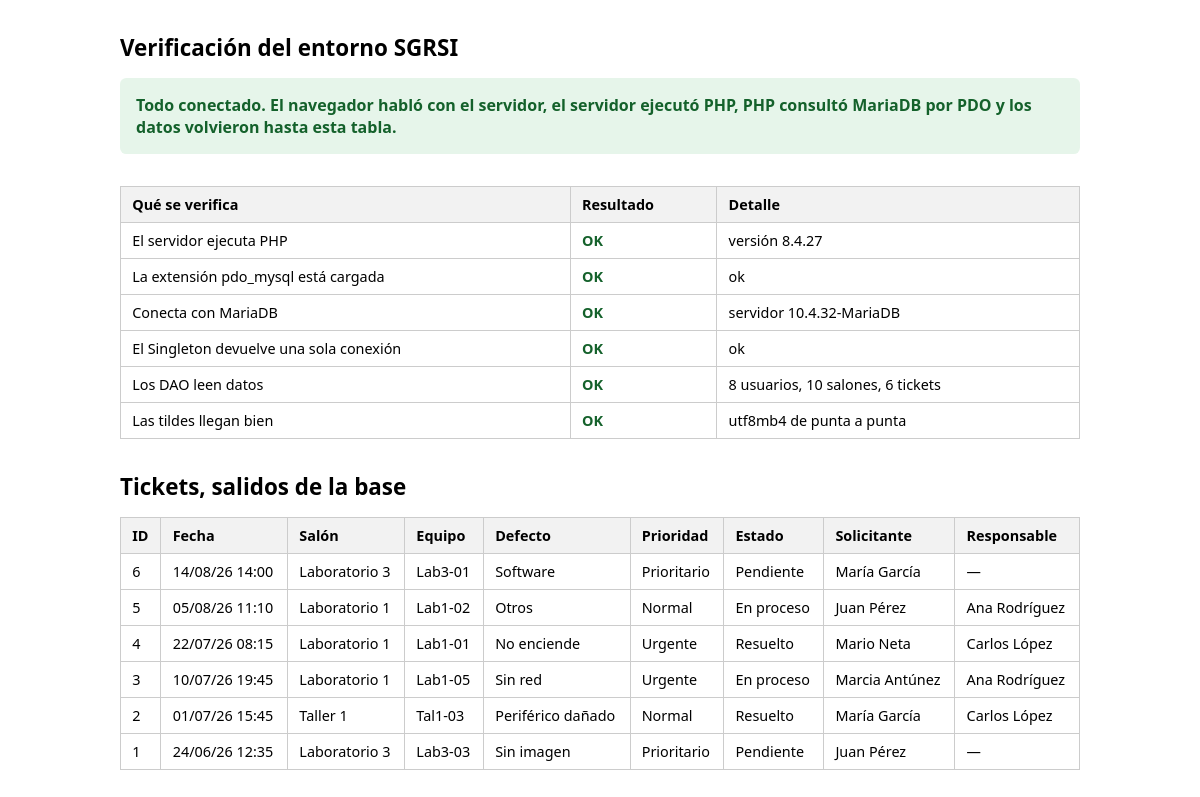
The app's page /BackEnd/prueba/verificacion.php (signed in) with its own data.
### tables this page shows
CREATE TABLE ticket (
    id_ticket         INT UNSIGNED NOT NULL AUTO_INCREMENT,
    fecha_hora_alta   DATETIME     NOT NULL,
    ci_solicitante    CHAR(8)      NOT NULL,
    id_equipo         INT UNSIGNED NOT NULL,
    tipo_de_defecto   ENUM('No enciende', 'Sin imagen', 'Sin red',
                           'Sin audio', 'Periférico dañado', 'Software',
                           'Otros') NOT NULL,
    descripcion       VARCHAR(500) NULL,
    prioridad         ENUM('Urgente', 'Prioritario', 'Normal')
                      NOT NULL DEFAULT 'Normal',
    estado_ticket     ENUM('Pendiente', 'En proceso', 'Resuelto')
                      NOT NULL DEFAULT 'Pendiente',
    ci_responsable    CHAR(8)      NULL,
    diagnostico       VARCHAR(500) NULL,
    solucion          VARCHAR(500) NULL,
    fecha_hora_cierre DATETIME     NULL,

    CONSTRAINT pk_ticket             PRIMARY KEY (id_ticket),
    CONSTRAINT fk_ticket_solicitante FOREIGN KEY (ci_solicitante)
        REFERENCES usuario (ci)
        ON UPDATE CASCADE ON DELETE RESTRICT,
     
     
    CONSTRAINT fk_ticket_responsable FOREIGN KEY (ci_responsable)
        REFERENCES usuario (ci)
        ON UPDATE RESTRICT ON DELETE RESTRICT,
    CONSTRAINT fk_ticket_equipo      FOREIGN KEY (id_equipo)
        REFERENCES equipo (id_equipo)
        ON UPDATE CASCADE ON DELETE RESTRICT,

    CONSTRAINT ck_ticket_cierre CHECK (
        fecha_hora_cierre IS NULL OR fecha_hora_cierre >= fecha_hora_alta
    ),
    CONSTRAINT ck_ticket_resuelto CHECK (
        estado_ticket <> 'Resuelto'
        OR (ci_responsable IS NOT NULL AND fecha_hora_cierre IS NOT NULL)
    )
);

CREATE TABLE equipo (
    id_equipo     INT UNSIGNED NOT NULL AUTO_INCREMENT,
    nombre_equipo VARCHAR(60)  NOT NULL,
    descripcion   VARCHAR(500) NULL,
    nombre_salon  VARCHAR(30)  NOT NULL,
    estado_equipo ENUM('Operativo', 'En reparación',
                       'En trámite de baja', 'De baja')
                  NOT NULL DEFAULT 'Operativo',

    CONSTRAINT pk_equipo       PRIMARY KEY (id_equipo),
    CONSTRAINT fk_equipo_salon FOREIGN KEY (nombre_salon)
        REFERENCES salon (nombre_salon)
        ON UPDATE CASCADE ON DELETE RESTRICT
);

CREATE TABLE usuario (
    ci               CHAR(8)      NOT NULL,
    nombre_usuario   VARCHAR(60)  NOT NULL,
    contrasena       VARCHAR(255) NOT NULL,
    tipo_de_usuario  ENUM('Solicitante', 'Asistente', 'Coordinador')
                     NOT NULL DEFAULT 'Solicitante',
    estado_cuenta    ENUM('Activa', 'Inactiva')
                     NOT NULL DEFAULT 'Activa',

    CONSTRAINT pk_usuario       PRIMARY KEY (ci),
    CONSTRAINT ck_usuario_ci    CHECK (ci REGEXP '^[0-9]{8}$')
);

### BackEnd/dao/Conexion.php (called while the page is built, shortened)
<?php
class Conexion
{
    private static $instancia = null;
    private $pdo;
    private function __construct()
    {
        $config = require __DIR__ . '/../config/database.php';
        $dsn = 'mysql:host=' . $config['host']
             . ';port=' . $config['puerto']
             . ';dbname=' . $config['basedatos']
             . ';charset=' . $config['charset'];
        try {
            $this->pdo = new PDO($dsn, $config['usuario'], $config['password']);
            $this->pdo->setAttribute(PDO::ATTR_ERRMODE, PDO::ERRMODE_EXCEPTION);
            $this->pdo->setAttribute(PDO::ATTR_DEFAULT_FETCH_MODE, PDO::FETCH_ASSOC);
        } catch (PDOException $e) {
            error_log('SGRSI: fallo la conexion. ' . $e->getMessage());
            throw new Exception('No se pudo conectar con la base de datos.');
        }
    }
    public static function getInstancia()
    {
        if (self::$instancia === null) {
            self::$instancia = new Conexion();
        }
        return self::$instancia;
    }
    public function getPdo()
    {
        return $this->pdo;
    }
}

### BackEnd/dao/UsuarioDAO.php (called while the page is built, shortened)
<?php
require_once __DIR__ . '/Conexion.php';
class UsuarioDAO
{
    private $pdo;
    public function __construct()
    {
        $this->pdo = Conexion::getInstancia()->getPdo();
    }
    public function obtenerTodos()
    {
        $stmt = $this->pdo->query(
            'SELECT ci, nombre_usuario, tipo_de_usuario, estado_cuenta
               FROM usuario
              ORDER BY nombre_usuario'
        );
        return $stmt->fetchAll(PDO::FETCH_ASSOC);
    }
}

### BackEnd/dao/SalonDAO.php (called while the page is built, shortened)
<?php
require_once __DIR__ . '/Conexion.php';
class SalonDAO
{
    private $pdo;
    public function __construct()
    {
        $this->pdo = Conexion::getInstancia()->getPdo();
    }
    public function obtenerTodos()
    {
        $stmt = $this->pdo->query(
            'SELECT nombre_salon, descripcion FROM salon ORDER BY nombre_salon'
        );
        return $stmt->fetchAll(PDO::FETCH_ASSOC);
    }
}

### BackEnd/dao/TicketDAO.php (called while the page is built, shortened)
<?php
require_once __DIR__ . '/Conexion.php';
class TicketDAO
{
    private $pdo;
    public function __construct()
    {
        $this->pdo = Conexion::getInstancia()->getPdo();
    }
    private function consultaBase()
    {
        return 'SELECT t.id_ticket, t.fecha_hora_alta, t.tipo_de_defecto, t.descripcion,
                       t.prioridad, t.estado_ticket, t.diagnostico, t.solucion,
                       t.fecha_hora_cierre, t.ci_solicitante, t.ci_responsable,
                       e.id_equipo, e.nombre_equipo, e.nombre_salon,
                       s.nombre_usuario AS nombre_solicitante,
                       r.nombre_usuario AS nombre_responsable
                  FROM ticket t
                  JOIN equipo e ON e.id_equipo = t.id_equipo
                  JOIN usuario s ON s.ci = t.ci_solicitante
                  LEFT JOIN usuario r ON r.ci = t.ci_responsable';
    }
    public function obtenerTodos()
    {
        $stmt = $this->pdo->query($this->consultaBase() . ' ORDER BY t.fecha_hora_alta DESC');
        return $stmt->fetchAll(PDO::FETCH_ASSOC);
    }
}

### BackEnd/prueba/verificacion.php (the view, shortened to what this page needs)
<?php
require_once __DIR__ . '/../dao/UsuarioDAO.php';
require_once __DIR__ . '/../dao/TicketDAO.php';
require_once __DIR__ . '/../dao/SalonDAO.php';
$chequeos = [];
$tickets  = [];
$chequeos[] = ['El servidor ejecuta PHP', true, 'versión ' . PHP_VERSION];
$tienePdo = extension_loaded('pdo_mysql');
$chequeos[] = ['La extensión pdo_mysql está cargada', $tienePdo,
    $tienePdo ? 'ok' : 'falta descomentar extension=pdo_mysql en el php.ini'];
try {
    $pdo = Conexion::getInstancia()->getPdo();
    $chequeos[] = ['Conecta con MariaDB', true,
        'servidor ' . $pdo->getAttribute(PDO::ATTR_SERVER_VERSION)];
    $mismaInstancia = Conexion::getInstancia() === Conexion::getInstancia();
    $chequeos[] = ['El Singleton devuelve una sola conexión', $mismaInstancia, 'ok'];
    $usuarioDAO = new UsuarioDAO();
    $salonDAO   = new SalonDAO();
    $ticketDAO  = new TicketDAO();
    $usuarios = $usuarioDAO->obtenerTodos();
    $salones  = $salonDAO->obtenerTodos();
    $tickets  = $ticketDAO->obtenerTodos();
    $chequeos[] = ['Los DAO leen datos', count($usuarios) > 0,
        count($usuarios) . ' usuarios, ' . count($salones) . ' salones, ' . count($tickets) . ' tickets'];
    $conTilde = false;
    foreach ($usuarios as $u) {
        if (strpos($u['nombre_usuario'], 'í') !== false || strpos($u['nombre_usuario'], 'é') !== false) {
            $conTilde = true;
        }
    }
    $chequeos[] = ['Las tildes llegan bien', $conTilde, 'utf8mb4 de punta a punta'];
} catch (Exception $e) {
    $chequeos[] = ['Conecta con MariaDB', false, $e->getMessage()];
}
$todoBien = true;
?>
<!DOCTYPE html>
<html lang="es">
<head>
</head>
<body>
    <h1>Verificación del entorno SGRSI</h1>
    <div class="resumen <?php echo $todoBien ? 'ok' : 'mal'; ?>">
        <?php if ($todoBien) { ?>
            Todo conectado. El navegador habló con el servidor, el servidor ejecutó PHP,
            PHP consultó MariaDB por PDO y los datos volvieron hasta esta tabla.
        <?php } else { ?>
            Hay algo cortado en la cadena. Mirá cuál fila da error.
        <?php } ?>
    </div>
    <table>
        <thead>
            <tr>
                <th>Qué se verifica</th>
                <th>Resultado</th>
                <th>Detalle</th>
            </tr>
        </thead>
        <tbody>
            <?php foreach ($chequeos as $c) { ?>
                <tr>
                    <td><?php echo $c[0]; ?></td>
                    <td class="<?php echo $c[1] ? 'ok' : 'mal'; ?>">
                        <?php echo $c[1] ? 'OK' : 'FALLA'; ?>
                    </td>
                    <td><?php echo htmlspecialchars($c[2]); ?></td>
                </tr>
            <?php } ?>
        </tbody>
    </table>
    <?php if (count($tickets) > 0) { ?>
        <h1>Tickets, salidos de la base</h1>
        <table>
            <thead>
                <tr>
                    <th>ID</th>
                    <th>Fecha</th>
                    <th>Salón</th>
                    <th>Equipo</th>
                    <th>Defecto</th>
                    <th>Prioridad</th>
                    <th>Estado</th>
                    <th>Solicitante</th>
                    <th>Responsable</th>
                </tr>
            </thead>
            <tbody>
                <?php foreach ($tickets as $t) { ?>
                    <tr>
                        <td><?php echo $t['id_ticket']; ?></td>
                        <td><?php echo date('d/m/y H:i', strtotime($t['fecha_hora_alta'])); ?></td>
                        <td><?php echo htmlspecialchars($t['nombre_salon']); ?></td>
                        <td><?php echo htmlspecialchars($t['nombre_equipo']); ?></td>
                        <td><?php echo htmlspecialchars($t['tipo_de_defecto']); ?></td>
                        <td><?php echo htmlspecialchars($t['prioridad']); ?></td>
                        <td><?php echo htmlspecialchars($t['estado_ticket']); ?></td>
                        <td><?php echo htmlspecialchars($t['nombre_solicitante']); ?></td>
                        <td><?php echo $t['nombre_responsable'] === null ? '—' : htmlspecialchars($t['nombre_responsable']); ?></td>
                    </tr>
                <?php } ?>
            </tbody>
        </table>
    <?php } ?>
</body>
</html>

### BackEnd/prueba/verificacion.php (style rules this page uses)
body { font-family: system-ui, sans-serif; margin: 2rem auto; max-width: 60rem; padding: 0 1rem; }
h1 { font-size: 1.4rem; }
table { border-collapse: collapse; width: 100%; margin-bottom: 2rem; }
th, td { border: 1px solid #ccc; padding: .5rem .7rem; text-align: left; font-size: .9rem; }
th { background: #f2f2f2; }
.ok { color: #14612b; font-weight: bold; }
.resumen { padding: 1rem; border-radius: .4rem; margin-bottom: 2rem; }
.resumen.ok { background: #e6f5ea; }

### records on screen
ticket: id_ticket "6", fecha_hora_alta "14/08/26 14:00", id_equipo.nombre_salon "Laboratorio 3", id_equipo.nombre_equipo "Lab3-01", tipo_de_defecto "Software", prioridad "Prioritario", estado_ticket "Pendiente", ci_solicitante.nombre_usuario "María García"
ticket: id_ticket "5", fecha_hora_alta "05/08/26 11:10", id_equipo.nombre_salon "Laboratorio 1", id_equipo.nombre_equipo "Lab1-02", tipo_de_defecto "Otros", prioridad "Normal", estado_ticket "En proceso", ci_solicitante.nombre_usuario "Juan Pérez", ci_responsable.nombre_usuario "Ana Rodríguez"
ticket: id_ticket "4", fecha_hora_alta "22/07/26 08:15", id_equipo.nombre_salon "Laboratorio 1", id_equipo.nombre_equipo "Lab1-01", tipo_de_defecto "No enciende", prioridad "Urgente", estado_ticket "Resuelto", ci_solicitante.nombre_usuario "Mario Neta", ci_responsable.nombre_usuario "Carlos López"
ticket: id_ticket "3", fecha_hora_alta "10/07/26 19:45", id_equipo.nombre_salon "Laboratorio 1", id_equipo.nombre_equipo "Lab1-05", tipo_de_defecto "Sin red", prioridad "Urgente", estado_ticket "En proceso", ci_solicitante.nombre_usuario "Marcia Antúnez", ci_responsable.nombre_usuario "Ana Rodríguez"
ticket: id_ticket "2", fecha_hora_alta "01/07/26 15:45", id_equipo.nombre_salon "Taller 1", id_equipo.nombre_equipo "Tal1-03", tipo_de_defecto "Periférico dañado", prioridad "Normal", estado_ticket "Resuelto", ci_solicitante.nombre_usuario "María García", ci_responsable.nombre_usuario "Carlos López"
ticket: id_ticket "1", fecha_hora_alta "24/06/26 12:35", id_equipo.nombre_salon "Laboratorio 3", id_equipo.nombre_equipo "Lab3-03", tipo_de_defecto "Sin imagen", prioridad "Prioritario", estado_ticket "Pendiente", ci_solicitante.nombre_usuario "Juan Pérez"

### other values on screen
$c[0] "El servidor ejecuta PHP"
$c[2] "versión 8.4.27"
$c[0] "La extensión pdo_mysql está cargada"
$c[2] "ok"
$c[0] "Conecta con MariaDB"
$c[2] "servidor 10.4.32-MariaDB"
$c[0] "El Singleton devuelve una sola conexión"
$c[0] "Los DAO leen datos"
$c[2] "8 usuarios, 10 salones, 6 tickets"
$c[0] "Las tildes llegan bien"
$c[2] "utf8mb4 de punta a punta"
